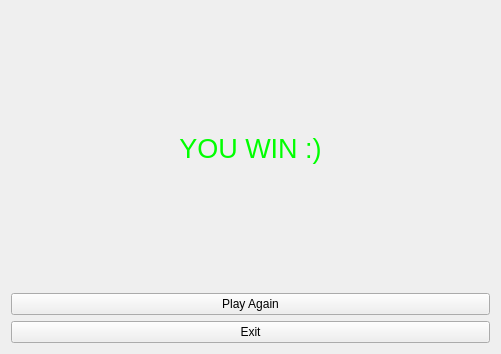
<?xml version="1.0" encoding="UTF-8"?>
<ui version="4.0">
 <class>Won</class>
 <widget class="QWidget" name="Won">
  <property name="geometry">
   <rect>
    <x>0</x>
    <y>0</y>
    <width>501</width>
    <height>354</height>
   </rect>
  </property>
  <property name="windowTitle">
   <string>Form</string>
  </property>
  <layout class="QGridLayout" name="gridLayout">
   <item row="2" column="0">
    <widget class="QPushButton" name="exit">
     <property name="text">
      <string>Exit</string>
     </property>
    </widget>
   </item>
   <item row="0" column="0">
    <widget class="QLabel" name="label">
     <property name="whatsThis">
      <string>&lt;html&gt;&lt;head/&gt;&lt;body&gt;&lt;p&gt;&lt;br/&gt;&lt;/p&gt;&lt;p&gt;&lt;br/&gt;&lt;/p&gt;&lt;/body&gt;&lt;/html&gt;</string>
     </property>
     <property name="text">
      <string>&lt;html&gt;&lt;head/&gt;&lt;body&gt;&lt;p align=&quot;center&quot;&gt;&lt;span style=&quot; font-size:20pt; color:#00ff00;&quot;&gt;YOU WIN :)&lt;/span&gt;&lt;/p&gt;&lt;/body&gt;&lt;/html&gt;</string>
     </property>
    </widget>
   </item>
   <item row="1" column="0">
    <widget class="QPushButton" name="play_again">
     <property name="text">
      <string>Play Again</string>
     </property>
    </widget>
   </item>
  </layout>
 </widget>
 <resources/>
 <connections/>
</ui>
